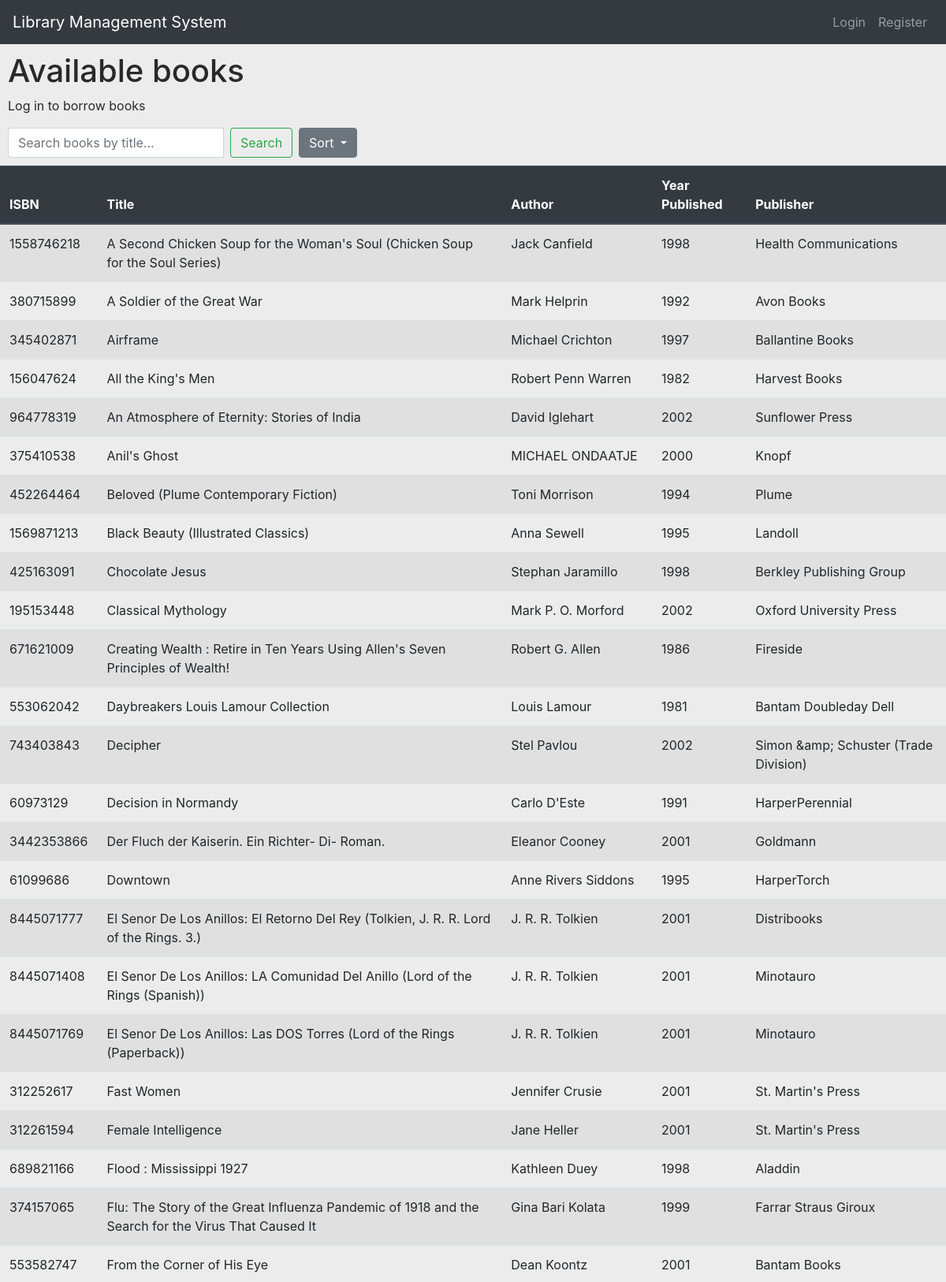
Page /home?sort=title_az (upper part) on the committed database.
### library/models.py (models this page shows)
class Book(db.Model):
    isbn = db.Column(db.Integer, primary_key=True)
    title = db.Column(db.String(256), nullable=False)
    author = db.Column(db.String(256), nullable=False)
    year_published = db.Column(db.Integer, nullable=False)
    publisher = db.Column(db.String(256))
    ratings = db.relationship('Rating', backref='book', lazy='dynamic')
    borrowed = db.relationship('Borrowed', backref='book', lazy='dynamic')

### library/routes.py (the view)
@app.route('/')
@app.route('/home')
def home():
    search_query = request.args.get('search_query')
    sort_option = request.args.get('sort')
    if search_query and search_query.lower() != "all":
        books_query = Book.query.filter(Book.title.ilike(f'%{search_query}%'))
        flash("Search results for book title: '{}'".format(search_query), 'success')
    else:
        books_query = Book.query
    if sort_option == 'title_az':
        books_query = books_query.order_by(asc(Book.title))
    elif sort_option == 'title_za':
        books_query = books_query.order_by(desc(Book.title))
    elif sort_option == 'year_oldest':
        books_query = books_query.order_by(asc(Book.year_published))
    elif sort_option == 'year_newest':
        books_query = books_query.order_by(desc(Book.year_published))
    borrowed = exists().where(Book.isbn == Borrowed.isbn)
    books_query = books_query.filter(~borrowed)
    books = books_query.all()
    return render_template('home.html', books=books, search_query=search_query)

### library/templates/home.html (shortened to what this page needs)
{% extends 'base.html' %}
{% block content %}
    <h1 class="title" style="margin-left: 10px; margin-top: 10px;">Available books</h1>
    {% if not current_user.is_authenticated %}
    <p style="margin-left: 10px">Log in to borrow books</p>
    {% endif %}
    <form class="form-inline" action="{{ url_for('home') }}" method="get">
        <div class="input-group" style="margin-left: 10px">
            <input type="text" class="form-control mr-sm-2" name="search_query" placeholder="Search books by title...">
            <button class="btn btn-outline-success my-2 my-sm-0" type="submit">Search</button>
        </div>
        {% if books %}
        <div class="btn-group ml-2">
            <button class="btn btn-secondary dropdown-toggle" type="button" data-toggle="dropdown" aria-haspopup="true" aria-expanded="false">
                Sort
            </button>
        </div>
        {% endif %}
    </form>
    <table class="table table-striped" style="margin-top: 10px">
        <thead class="thead-dark">
            <tr>
                <th>ISBN</th>
                <th>Title</th>
                <th>Author</th>
                <th>Year Published</th>
                <th>Publisher</th>
            </tr>
        </thead>
        <tbody>
        {% for book in books %}
            <tr class="book">
                <td>{{ book.isbn }}</td>
                <td>{{ book.title }}</td>
                <td>{{ book.author }}</td>
                <td>{{ book.year_published }}</td>
                <td>{{ book.publisher }}</td>
            </tr>
        {% endfor %}
        </tbody>
    </table>
{% endblock %}

### library/templates/base.html (style rules this page uses)
body { background-color: #ECECEC; color: #292929 }

### rows in the picture
Book: isbn "1558746218", title "A Second Chicken Soup for the Woman's Soul (Chicken Soup for the Soul Series)", author "Jack Canfield", year_published "1998", publisher "Health Communications"
Book: isbn "380715899", title "A Soldier of the Great War", author "Mark Helprin", year_published "1992", publisher "Avon Books"
Book: isbn "345402871", title "Airframe", author "Michael Crichton", year_published "1997", publisher "Ballantine Books"
Book: isbn "156047624", title "All the King's Men", author "Robert Penn Warren", year_published "1982", publisher "Harvest Books"
Book: isbn "964778319", title "An Atmosphere of Eternity: Stories of India", author "David Iglehart", year_published "2002", publisher "Sunflower Press"
Book: isbn "375410538", title "Anil's Ghost", author "MICHAEL ONDAATJE", year_published "2000", publisher "Knopf"
Book: isbn "452264464", title "Beloved (Plume Contemporary Fiction)", author "Toni Morrison", year_published "1994", publisher "Plume"
Book: isbn "1569871213", title "Black Beauty (Illustrated Classics)", author "Anna Sewell", year_published "1995", publisher "Landoll"
Book: isbn "425163091", title "Chocolate Jesus", author "Stephan Jaramillo", year_published "1998", publisher "Berkley Publishing Group"
Book: isbn "195153448", title "Classical Mythology", author "Mark P. O. Morford", year_published "2002", publisher "Oxford University Press"
Book: isbn "671621009", title "Creating Wealth : Retire in Ten Years Using Allen's Seven Principles of Wealth!", author "Robert G. Allen", year_published "1986", publisher "Fireside"
Book: isbn "553062042", title "Daybreakers Louis Lamour Collection", author "Louis Lamour", year_published "1981", publisher "Bantam Doubleday Dell"
Book: isbn "743403843", title "Decipher", author "Stel Pavlou", year_published "2002", publisher "Simon &amp; Schuster (Trade Division)"
Book: isbn "60973129", title "Decision in Normandy", author "Carlo D'Este", year_published "1991", publisher "HarperPerennial"
Book: isbn "3442353866", title "Der Fluch der Kaiserin. Ein Richter- Di- Roman.", author "Eleanor Cooney", year_published "2001", publisher "Goldmann"
Book: isbn "61099686", title "Downtown", author "Anne Rivers Siddons", year_published "1995", publisher "HarperTorch"
Book: isbn "8445071777", title "El Senor De Los Anillos: El Retorno Del Rey (Tolkien, J. R. R. Lord of the Rings. 3.)", author "J. R. R. Tolkien", year_published "2001", publisher "Distribooks"
Book: isbn "8445071408", title "El Senor De Los Anillos: LA Comunidad Del Anillo (Lord of the Rings (Spanish))", author "J. R. R. Tolkien", year_published "2001", publisher "Minotauro"
Book: isbn "8445071769", title "El Senor De Los Anillos: Las DOS Torres (Lord of the Rings (Paperback))", author "J. R. R. Tolkien", year_published "2001", publisher "Minotauro"
Book: isbn "312252617", title "Fast Women", author "Jennifer Crusie", year_published "2001", publisher "St. Martin's Press"
Book: isbn "312261594", title "Female Intelligence", author "Jane Heller", year_published "2001", publisher "St. Martin's Press"
Book: isbn "689821166", title "Flood : Mississippi 1927", author "Kathleen Duey", year_published "1998", publisher "Aladdin"
Book: isbn "374157065", title "Flu: The Story of the Great Influenza Pandemic of 1918 and the Search for the Virus That Caused It", author "Gina Bari Kolata", year_published "1999", publisher "Farrar Straus Giroux"
Book: isbn "553582747", title "From the Corner of His Eye", author "Dean Koontz", year_published "2001", publisher "Bantam Books"
